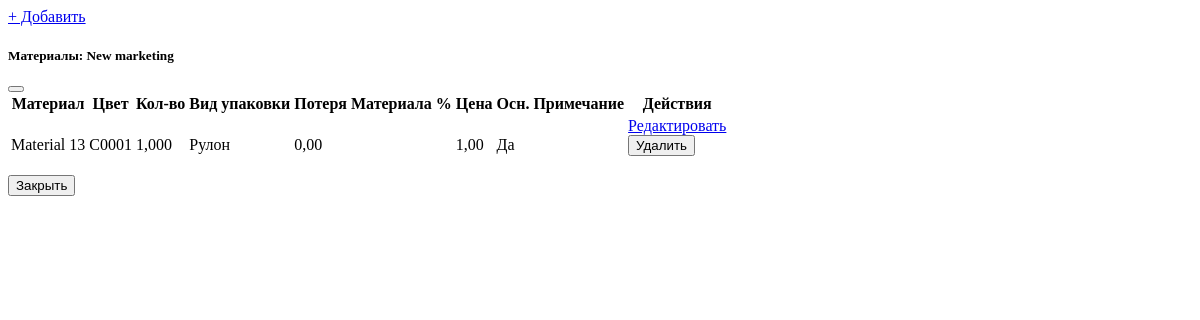
The app's page /sewing/variant/45/materials/, older data.
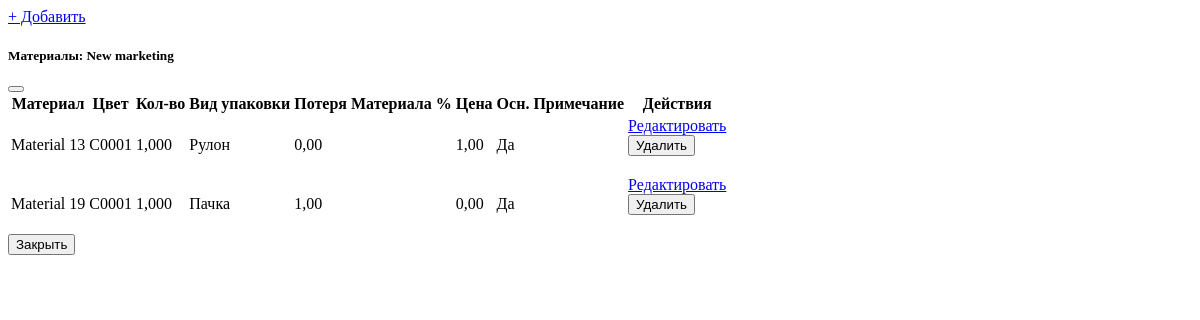
The same page, newer data.
### sewing/models.py (models this page shows, shortened)
class VariantMaterial(BaseModel):
    variant = models.ForeignKey(ModelVariant, on_delete=models.CASCADE, related_name="materials",
                                verbose_name=_("Вариант"))
    material = models.ForeignKey(Material, on_delete=models.CASCADE, verbose_name=_("Материал"),
                                 related_name="sewing_variants")
    count = models.DecimalField(_("Количество"), max_digits=12, decimal_places=3)  # вес/кол-во на изделие
    color = models.ForeignKey("info.Color", verbose_name=_("Цвет"), on_delete=models.PROTECT, null=True, blank=True)
    packing_type = models.PositiveSmallIntegerField(_("Вид упаковки"),
                                                    choices=((1, "Рулон"), (2, "Пачка"), (3, "Раскрытий")),
                                                    blank=True, null=True)
    width = models.DecimalField(_("Ширина"), max_digits=8, decimal_places=2, default=0)
    height = models.DecimalField(_("Высота"), max_digits=8, decimal_places=2, default=0)
    density = models.DecimalField(_("Плотность"), max_digits=8, decimal_places=2, default=0)
    loss = models.DecimalField(_("Потеря Материала, %"), max_digits=5, decimal_places=2, default=0)
    used_parts = models.ManyToManyField("sewing.SewingPart", verbose_name=_("Использованные части"), blank=True)
    price = models.DecimalField(_("Цена (за 1 кг)"), max_digits=12, decimal_places=2, default=0)
    main = models.BooleanField(_("Основной"), default=False)
    notes = models.CharField(_("Примечание"), max_length=512, blank=True, null=True, default="")
    class Meta:
        db_table = "sewing_variant_materials"
        verbose_name = _("Материал варианта")
        verbose_name_plural = _("Материалы варианта")

### info/models.py (models this page shows, shortened)
class Material(AuditUserSaveMixin, BaseModel):
    KIND_OF_STATIONS = (
        ('2', _('Автоматический')),
        ('5', _('Ручной')),
    )
    code = models.CharField(_('Код'), max_length=128, unique=True)
    title = models.CharField(_('Наименование'), max_length=512, db_index=True, blank=True)
    type = models.CharField(_('Тип'), max_length=128, null=True, blank=True)
    group = models.ForeignKey(MaterialGroup, verbose_name=_(
        'Группа'), on_delete=models.PROTECT, null=True, blank=True, related_name='materials')
    special_group = models.ForeignKey(MaterialSpecialGroup, verbose_name=_(
        'Специальная группа'), on_delete=models.PROTECT, null=True, blank=True, related_name='materials')
    definition_type = models.SmallIntegerField('Тип определения', default=0)
    width = models.FloatField(_('Ширина'), null=True, blank=True)
    length = models.FloatField(_('Длина'), null=True, blank=True)
    thickness = models.FloatField(_('Толщина'), null=True, blank=True)
    density = models.FloatField(_('Плотность'), null=True, blank=True)
    kind_of_station = models.CharField(verbose_name=_('Режим дозирования'), max_length=32, choices=KIND_OF_STATIONS,
                                       blank=True, null=True)
    m_unit = models.ForeignKey(MeasurementUnit, verbose_name=_(
        'Единица измерения'), on_delete=models.PROTECT)
    image = models.ForeignKey(UploadedImage, verbose_name=_(
        'Изображения'), on_delete=models.PROTECT, null=True, blank=True)
    color = models.ForeignKey('Color', verbose_name=_(
        'Цвет'), on_delete=models.PROTECT, null=True, blank=True)
    barcode_need = models.SmallIntegerField('Генерация баркода?', default=1)
    barcode = models.CharField('Баркод', max_length=128, null=True, blank=True)
    accounting_code = models.CharField('Бухгалтерский код', max_length=128, null=True, blank=True)
    producible = models.BooleanField(_('Производимый'), default=False)
    planned_cost = models.FloatField(_('Плановая цена'), default=0)
    stock_dec_places = models.PositiveSmallIntegerField(_('Десятичный разряд для склада'), default=2)
    gramaj = models.FloatField(_('Грам в метр'), default=0)
    class Meta:
        managed = True
        db_table = 'material'
        verbose_name = _('Материал')
        verbose_name_plural = _('Материалы')
        indexes = [
            GinIndex(fields=["title"], name="mat_title_trgm", opclasses=["gin_trgm_ops"]),
            GinIndex(fields=["code"], name="mat_code_trgm", opclasses=["gin_trgm_ops"]),
        ]

class Color(AuditUserSaveMixin, BaseModel):
    name = models.CharField(_('Наименование'), max_length=128)
    code = models.CharField(_('Код'), max_length=128, unique=True)
    group = models.ForeignKey(ColorGroup, verbose_name=_('Группа'), on_delete=models.SET_NULL, related_name='colors',
                              null=True, blank=True)
    input_date = models.DateField(_('Дата введение'), null=True, blank=True)
    create_date = models.DateField(_('Дата разработки'), null=True, blank=True)
    confirm_date = models.DateField(_('Дата подтверждения'), null=True, blank=True)
    catalog_n = models.CharField(_('Каталог №'), max_length=128, null=True, blank=True)
    tested_material = models.ForeignKey('Material', verbose_name=_('Материал добавление'), on_delete=models.PROTECT,
                                        blank=True, null=True, related_name='colors')
    color_tone = models.SmallIntegerField(_('Тон цвета'), null=True, blank=True, choices=COLOR_TONES)
    firm = models.ForeignKey('Firm', verbose_name=_('Фирма'), on_delete=models.PROTECT, blank=True, null=True,
                             related_name='colors')
    recipe_type = models.ForeignKey(RecipeType, verbose_name=_('Вид рецепт'), on_delete=models.PROTECT, blank=True,
                                    null=True, related_name='colors')
    recipe_group = models.ForeignKey(RecipeGroup, verbose_name=_('Группа рецепт'), on_delete=models.PROTECT, blank=True,
                                     null=True, related_name='colors')
    type_order = models.ForeignKey(TypeOrderColor, verbose_name=_('Вид заказ'), on_delete=models.PROTECT, blank=True,
                                   null=True, related_name='colors')
    graphic = models.ForeignKey(ColorGraphic, verbose_name=_('График'), on_delete=models.PROTECT, blank=True, null=True,
                                related_name='colors')
    rr = models.CharField(_('R'), max_length=128, default='', null=True, blank=True)
    gg = models.CharField(_('G'), max_length=128, default='', null=True, blank=True)
    bb = models.CharField(_('B'), max_length=128, default='', null=True, blank=True)
    rgb = models.CharField(_('RGB'), max_length=128, default='', null=True, blank=True)
    rgba = models.CharField(_('RGBA'), max_length=128, default='', null=True, blank=True)
    hex = models.CharField(_('HEX'), max_length=128, default='', null=True, blank=True)
    class Meta:
        managed = True
        db_table = 'color'
        verbose_name = _('Цвет')
        verbose_name_plural = _('Цвета')
    def __str__(self):
        return self.code

### sewing/views.py (the view)
# urls.py: path("variant/<int:pk>/materials/", views.VariantMaterialsListView.as_view(), name="variant-materials"),
class VariantMaterialsListView(View):
    def get(self, request, pk):
        variant = get_object_or_404(ModelVariant, pk=pk)
        materials = variant.materials.select_related("material", "color")
        return render(request, "sewing/_modal_variant_materials_list.html", {
            "variant": variant,
            "materials": materials,
        })

### templates/sewing/_modal_variant_materials_list.html (shortened to what this page needs)
<div class="modal-header py-4 position-relative">
	<a href="{% url 'sewing:variant-material-create' variant.id %}"
	   class="btn btn-success btn-sm position-absolute start-0 ms-2"
	   data-bs-toggle="modal"
	   data-bs-target="#materialFormModal">
		+ Добавить
	</a>
	<h5 class="modal-title mx-auto">Материалы: {{ variant.name }}</h5>
	<button type="button" class="btn-close" data-bs-dismiss="modal"></button>
</div>
<div class="modal-body small">
	{% if materials %}
		<div class="table-responsive">
			<table class="table table-sm align-middle">
				<thead>
				<tr class="text-center">
					<th>Материал</th>
					<th>Цвет</th>
					<th>Кол-во</th>
					<th>Вид упаковки</th>
					<th>Потеря Материала %</th>
					<th>Цена</th>
					<th>Осн.</th>
					<th>Примечание</th>
					<th>Действия</th>
				</tr>
				</thead>
				<tbody>
				{% for m in materials %}
					<tr class="text-center">
						<td>{{ m.material.title }}</td>
						<td>{{ m.color|default:"—" }}</td>
						<td>{{ m.count }}</td>
						<td>{{ m.get_packing_type_display }}</td>
						<td>{{ m.loss }}</td>
						<td>{{ m.price|floatformat:2 }}</td>
						<td>{% if m.main %}<span class="badge bg-success">Да</span>{% else %}—{% endif %}</td>
						<td class="text-truncate" style="max-width: 200px">{{ m.notes|default:"" }}</td>
						<td>
							<a href="{% url 'sewing:variant-material-edit' m.id %}"
							   class="btn btn-outline-primary btn-sm"
							   data-bs-toggle="modal"
							   data-bs-target="#materialFormModal">
								Редактировать
							</a>
							<form method="post"
      action="{% url 'sewing:variant-material-delete' m.id %}"
      class="d-inline js-crud-delete">
  <button type="submit" class="btn btn-outline-danger btn-sm">Удалить</button>
</form>
						</td>
					</tr>
				{% endfor %}
				</tbody>
			</table>
		</div>
	{% else %}
		<div class="text-muted">Материалов пока нет.</div>
	{% endif %}
</div>
<div class="modal-footer py-2">
	<button type="button" class="btn btn-secondary btn-sm" data-bs-dismiss="modal">Закрыть</button>
</div>

Row changes from the older to the newer data that the page shows:
added VariantMaterial: material "Material 19", color "C0001", count "1,000", packing_type "Пачка", loss "1,00", price "0,00", main "Да"
